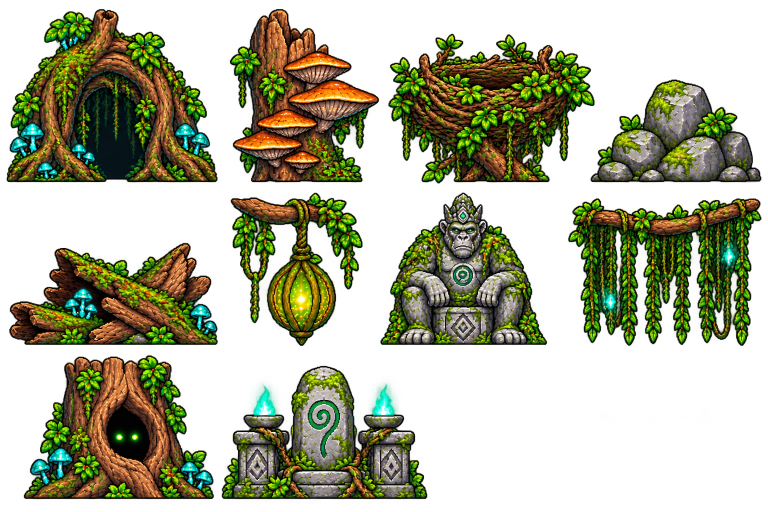
#> input picture assets/decors/déco item/grand_arbre/grand_arbre_planche.png, 1536 x 1024 px (shown at 1/2 size)
$ python audit_lot_2026_10_22.py
#> lines starting #> are read from the running program, lines starting #| are printed output that depends on the picture; after the words box and inside, x2 and y2 are one past the last pixel; in counts of white or black regions, pixels touching at a corner belong together
### tools/import_codex_assets.py
#!/usr/bin/env python3
"""Importe les images générées par Codex (cf. CODEX_SPRITES_A_GENERER.md).

Source de vérité : src/data/asset_manifest.js (PARSÉ par ce script, rien à
garder en double ici). Trois tables y sont lues :

  * ASSET_MANIFEST   -- feuilles animées (persos, ennemis, VFX). Chaque entrée
    liste ses images source dans `sheets` (une image peut ne contenir qu'une
    partie des rangées : `rows` = indices GLOBAUX de rangée). Les frames sont
    écrites en `${dir}/${prefix}_row${row}_${i}.png`, même format que
    tools/split_spritesheet.py : canvas uniforme pour TOUTE l'entrée (toutes
    images confondues), aligné bas-centre (`align: "bottom"`), centré
    (`"center"`), à gauche/centre vertical (`"left"`) ou bas-gauche
    (`"left-bottom"`). `canvas: [w, h]` impose la taille finale (réduction
    uniforme). `frames: [...]` dans un sheet = nb de frames par rangée image ;
    un indice de rangée répété dans `rows` concatène plusieurs rangées image
    dans une même anim.
      - cut "blob" (persos) : rangées détectées par les bandes transparentes,
        frames par composantes connexes (comme split_spritesheet.py), avec
        en plus le rattachement des petits morceaux détachés (mèche, goutte)
        à la frame la plus proche.
      - cut "grid" (VFX) : grille régulière (largeur / nb de frames de la
        rangée, hauteur / nb de rangées de l'image) -- les particules
        détachées restent dans leur cellule.
  * ITEM_MANIFEST    -- images uniques : fichier source dans `src.file` ou
    cellule `src.cell` d'une planche `src.planche` découpée en grille
    `src.grid` = [colonnes, rangées] (ou par colonnes transparentes si
    `src.cut == "columns"`, pour le totem). Normalisation `norm` :
      fit N      -> rognage alpha puis réduction pour que le plus grand côté = N
      height N   -> rognage alpha puis hauteur = N (trim_x : rognage horizontal seul)
      square N   -> rognage alpha, padding carré, redimension NxN
      cover WxH  -> image opaque recadrée/redimensionnée pour couvrir WxH (fonds)
      trim       -> rognage alpha seul
  * TILESET_MANIFEST -- 3 images (sol 4x4, plateformes 1x3, spéciaux 1x3)
    découpées vers les 21 noms de assets/decors/autotile_frames/ (disposition
    'blob' de LevelKit.js) : contour retiré sur les côtés intérieurs (pas de
    couture), cases du dessus à leur proportion naturelle, mousse calée sur
    la ligne de marche (cf. make_tile).

Fonds non transparents : si les 4 coins de l'image sont opaques et qu'elle
n'est pas censée l'être (fonds `cover` exclus), le fond est retiré : noir via
tools/dechroma.py, autre couleur unie (blanc, gris, damier clair) par un
remplissage depuis les bords à tolérance de couleur.

Un asset n'est (re)traité que si sa source existe ET qu'une de ses sorties
manque (ou avec --force). Rien n'est jamais supprimé hors des fichiers que
ce script écrit lui-même.

Usage :
    python tools/import_codex_assets.py [--force] [--only ID [ID ...]] [--dry-run]

Requiert numpy, Pillow, scipy (comme les autres outils du dossier).
"""
import argparse
import json
import re
import sys
from pathlib import Path

import numpy as np
from PIL import Image
from scipy import ndimage

TOOLS = Path(__file__).resolve().parent
ROOT = TOOLS.parent
sys.path.insert(0, str(TOOLS))
from dechroma import remove_black_background  # noqa: E402
from split_spritesheet import find_segments  # noqa: E402

MANIFEST = ROOT / 'src' / 'data' / 'asset_manifest.js'
ALPHA_T = 10       # comme split_spritesheet.py
MIN_AREA = 25      # composantes plus petites = bruit
PAD = 4
TILE = 256
# Chaque case Codex est dessinée comme un carré arrondi à contour sombre : sur
# un côté qui touche une autre case en jeu, ce contour faisait une couture
# tous les 64 px. On le retire (TILE_INSET px source, contour + arrondi des
# coins) sur les côtés NON exposés de chaque case (cf. TILE_EXPOSED : t/b/l/r).
TILE_INSET = 12
TILE_EXPOSED = {
    'dirt_tl': 'tl', 'dirt_t': 't', 'dirt_tr': 'tr',
    'dirt_l': 'l', 'dirt_r': 'r',
    'dirt_bl': 'bl', 'dirt_b': 'b', 'dirt_br': 'br',
    # plateformes : 0 = milieu (voisins des 2 côtés), 2 = bout GAUCHE (miroir
    # pour le bout droit), 1 = isolée (cf. renderAutotileGrid)
    'dirt_platform0': 'tb', 'dirt_platform1': 'tblr', 'dirt_platform2': 'tbl',
    'dirt_column': 'lr',
}  # absent = case intérieure (centre, variantes, coins intérieurs)
# Ligne de marche : le jeu remonte les images 'blob' pour que le 1er quart de
# la case (48 px d'affichage au-dessus du bas de l'image, cf.
# AUTOTILE_BLOB_ART_STAND_SINK dans LevelKit.js) tombe sur la ligne où l'on
# marche. Le haut de la mousse (1re rangée opaque à plus de 50 %) des cases du
# dessus est calé 4 px d'affichage plus haut (pieds un peu dans la mousse) :
# 52 px d'affichage = 208 px de case (TILE = 4 x 64).
SURFACE_TARGET = 208
TILE_GRID = {
    (0, 0): 'dirt_tl', (0, 1): 'dirt_t', (0, 2): 'dirt_tr', (0, 3): 'dirt_c_var0',
    (1, 0): 'dirt_l', (1, 1): 'dirt_c', (1, 2): 'dirt_r', (1, 3): 'dirt_c_var1',
    (2, 0): 'dirt_bl', (2, 1): 'dirt_b', (2, 2): 'dirt_br', (2, 3): 'dirt_c_var2',
    (3, 0): 'dirt_c_var3', (3, 1): 'dirt_c_var4', (3, 2): 'dirt_c_var5',
}
# dirt_angle (coin intérieur du HAUT, au pied d'une marche) : sa mousse prolonge
# le sol voisin, elle est donc calée comme celle des cases du dessus (cf.
# compose_inner_corner).
TOP_TILES = {'dirt_tl', 'dirt_t', 'dirt_tr', 'dirt_platform0', 'dirt_platform1', 'dirt_platform2', 'dirt_angle'}
PLATFORM_NAMES = ['dirt_platform0', 'dirt_platform1', 'dirt_platform2']
SPECIAL_NAMES = ['dirt_angle', 'coin', 'dirt_column']

WARNINGS = []


def warn(msg):
    WARNINGS.append(msg)
    print('  AVERTISSEMENT:', msg)


# --------------------------------------------------------------------------- manifest parsing
# [64 lines left out: functions _extract_object, _js_to_json, load_manifest, remove_flat_background, not called in this run]


def load_rgba(path, keep_opaque=False):
#> called with keep_opaque = False
    im = Image.open(path).convert('RGBA')
#> im is the input picture: PIL image 1536x1024 RGBA; mean R, G, B, A 59.4, 67.2, 22.9, 112.1
    arr = np.array(im)
    if keep_opaque:
        return arr
    a = arr[:, :, 3]
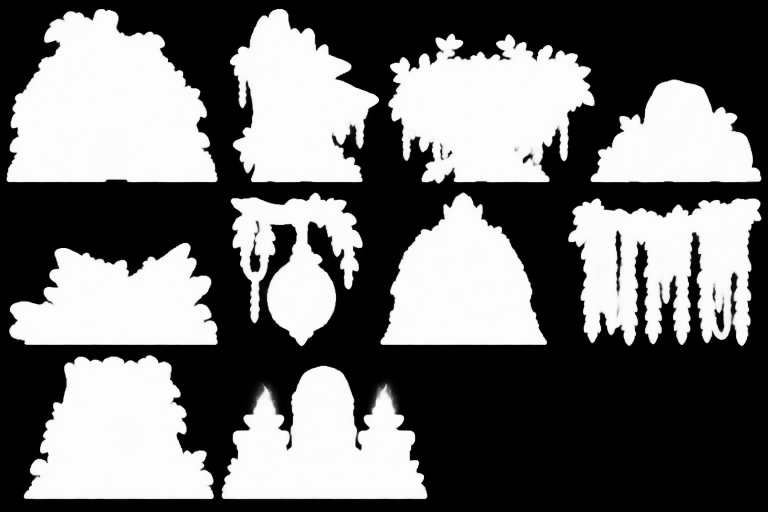
#> a: shape (1024, 1536) (shown at 1/2 size); min 0, max 254, mean 112.1
    corners = [a[0, 0], a[0, -1], a[-1, 0], a[-1, -1]]
#> corners = [0, 0, 0, 0]
    if min(corners) < 250:
        return arr
    rgb = arr[:, :, :3]
    corner_rgb = np.array([rgb[0, 0], rgb[0, -1], rgb[-1, 0], rgb[-1, -1]]).astype(int)
    if corner_rgb.sum(axis=1).max() <= 60:
        print(f'  fond noir détecté -> dechroma ({path.name})')
        return remove_black_background(path)
    print(f'  fond opaque uni détecté -> retrait par couleur ({path.name})')
    out = remove_flat_background(rgb)
    if (out[:, :, 3] == 0).mean() < 0.2:
        warn(f'{path.name} : fond non transparent mal retiré (<20% transparent), régénérer avec fond transparent')
    return out


# [240 lines left out: functions alpha_bbox, trim, save, rel, merge_row_segments, blob_rows and 5 more, not called in this run]


# --------------------------------------------------------------------------- items
_planche_cache = {}


# [193 lines left out: functions planche_cells, normalize, import_item, grid_cells_by_alpha, body_x_range, make_tile and 2 more, not called in this run]


# --------------------------------------------------------------------------- asset_present.js
PRESENT_JS = ROOT / 'src' / 'data' / 'asset_present.js'
# Les 21 cases d'un jeu de tuiles telles que BootScene.autotileFiles() les charge.
AUTOTILE_FILES = ([f'dirt_{p}' for p in ('tl', 't', 'tr', 'l', 'c', 'r', 'bl', 'b', 'br')]
                  + [f'dirt_platform{i}' for i in range(3)] + [f'dirt_c_var{i}' for i in range(6)]
                  + ['dirt_angle', 'coin', 'dirt_column'])


# [76 lines left out: functions write_asset_present, main, not called in this run]


# [2 lines that do not run on import are left out]

### docs/production/audit_lot_2026_10_22.py
"""Contrôles en lecture seule ; seules les images de vérification sont composées."""
import json
from pathlib import Path
import sys

import numpy as np
from PIL import Image, ImageDraw

ROOT = Path(__file__).resolve().parents[2]
OUT = Path(__file__).resolve().parent / 'controles' / 'lot_2026-10-22'
OUT.mkdir(parents=True, exist_ok=True)
sys.path.insert(0, str(ROOT / 'tools'))
import import_codex_assets as importer

results = {'fonds': {}, 'decors': {}}
for source in sorted((ROOT / 'assets/_codex_src').glob('fond_*.png')):
    for stage, path in [('source', source), ('importe', ROOT / 'assets/decors/fonds' / source.name)]:
        if not path.exists():
            continue
        im = Image.open(path).convert('RGB')
        a = np.asarray(im, dtype=float)
        seam = float(np.abs(a[:, 0] - a[:, -1]).mean())
        adjacent = float(np.abs(a[:, 1:] - a[:, :-1]).mean())
        repeated = Image.new('RGB', (im.width * 2, im.height))
        repeated.paste(im, (0, 0))
        repeated.paste(im, (im.width, 0))
        repeated.thumbnail((2400, 900))
        name = source.stem + '_' + stage + '_raccord.jpg'
        repeated.save(OUT / name, quality=95)
        results['fonds'][source.stem + '_' + stage] = {
            'dimensions': im.size, 'ecart_moyen_bords_rgb_255': round(seam, 3),
            'ecart_moyen_colonnes_voisines': round(adjacent, 3),
            'apercu': name,
            'note': 'La mesure signale les ruptures ; validation visuelle requise.',
        }

for section in ['grand_arbre', 'grand_arbre_tronc', 'foret_sombre', 'foret_flottante', 'foret_corrompue', 'hutte_morgat']:
    path = ROOT / 'assets/decors/déco item' / section / (section + '_planche.png')
    if not path.exists():
        continue
    a = importer.load_rgba(path)
    cols, rows = (5, 2) if section == 'grand_arbre_tronc' else (4, 3)
    h, w = a.shape[:2]
#> h = 1024; w = 1536
    cells = []
    for row in range(rows):
        for col in range(cols):
            y0, y1 = h * row // rows, h * (row + 1) // rows
            x0, x1 = w * col // cols, w * (col + 1) // cols
            mask = a[y0:y1, x0:x1, 3] > importer.ALPHA_T
            ys, xs = np.where(mask)
            cells.append({'row': row, 'col': col, 'vide': not bool(len(ys)),
                          'base_y': int(y0 + ys.max()) if len(ys) else None,
                          'ecart_bas_case': int(y1 - 1 - ys.max() - y0) if len(ys) else None})
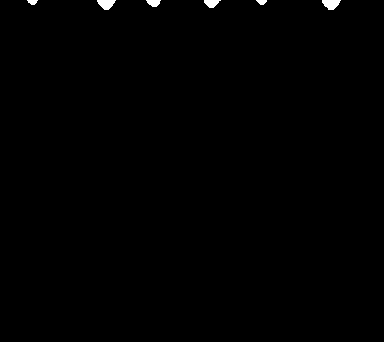
#> mask: shape (342, 384) bool; 0.39% white; 6 white regions, box (x1, y1, x2, y2) and area: (322, 0, 341, 10) 134, (97, 0, 116, 10) 129, (204, 0, 221, 8) 92, (146, 0, 161, 7) 75, (27, 0, 38, 5) 39, (256, 0, 267, 5) 39
#> after the loop, cells = 12 items
    results['decors'][section] = {'dimensions': [w, h], 'grid': [cols, rows], 'cases': cells,
                                'note': 'Planche conservée entière, aucune découpe.'}
#> pass 2 of the loop `for section in ['grand_arbre', 'grand_arbre_tronc', 'foret_sombre', 'f..`:
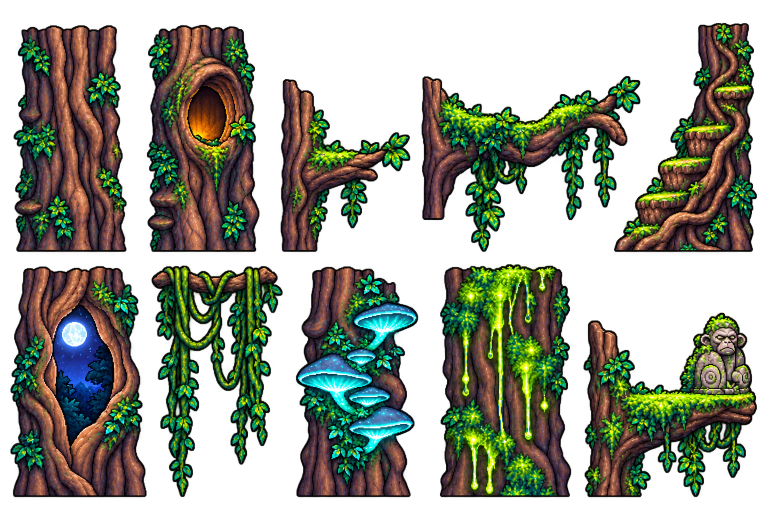
#> input picture assets/decors/déco item/grand_arbre_tronc/grand_arbre_tronc_planche.png, 1536 x 1024 px (shown at 1/2 size)
#> in load_rgba, im is the input picture: PIL image 1536x1024 RGBA; mean R, G, B, A 52, 60.6, 39.5, 131.5
#> after the loop `for row in range(rows):`:
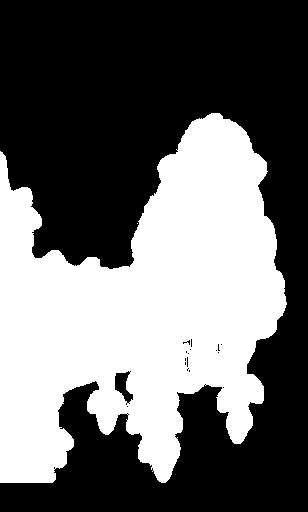
#> mask: shape (512, 308) bool; 41.3% white; 2 white regions (1 under 20 px), largest, box (x1, y1, x2, y2) and area: (0, 113, 287, 483) 65107
#> after the loop `for row in range(rows):`: cells = 10 items
#> pass 3 of the loop `for section in ['grand_arbre', 'grand_arbre_tronc', 'foret_sombre', 'f..`:
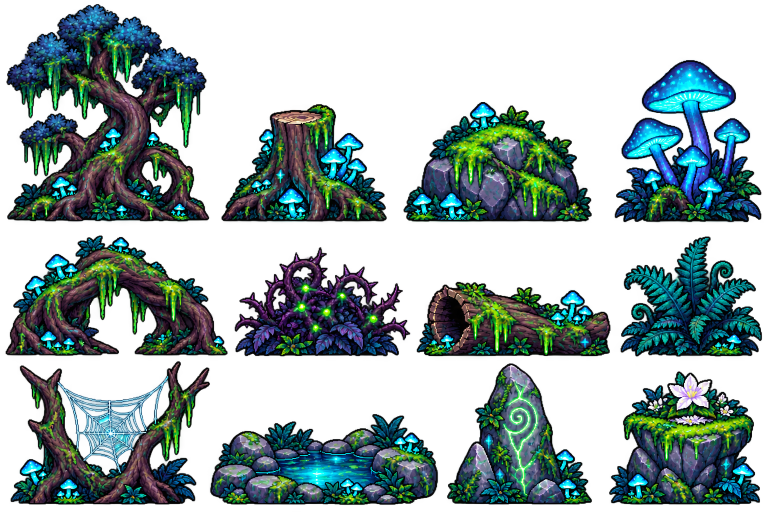
#> input picture assets/decors/déco item/foret_sombre/foret_sombre_planche.png, 1536 x 1024 px (shown at 1/2 size)
#> in load_rgba, im is the input picture: PIL image 1536x1024 RGBA; mean R, G, B, A 27.3, 56.1, 57.1, 114.4
#> in load_rgba (call 3), `a = arr[:, :, 3]`:
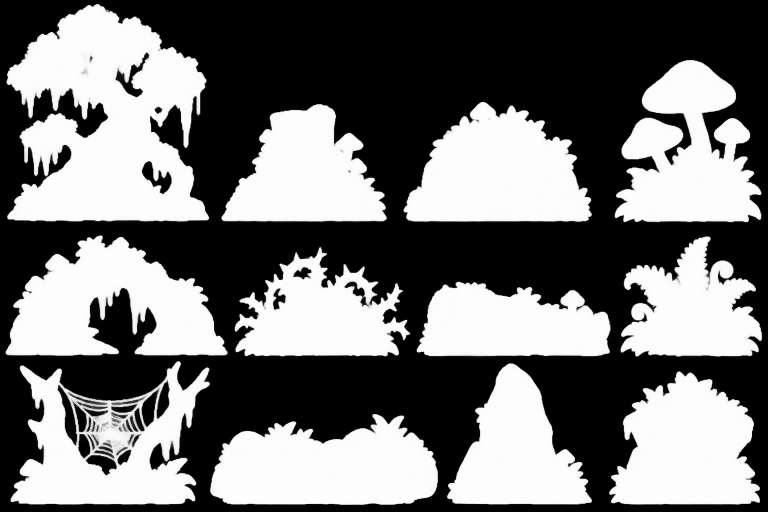
#> a: shape (1024, 1536) (shown at 1/2 size); min 0, max 254, mean 114.4
#> after the loop `for row in range(rows):`:
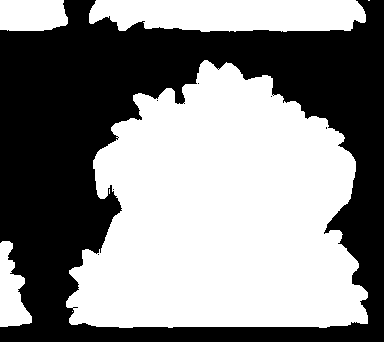
#> mask: shape (342, 384) bool; 53.6% white; 7 black regions (6 under 20 px), largest, box (x1, y1, x2, y2) and area: (0, 0, 384, 342) 60977
#> after the loop `for row in range(rows):`: cells = 12 items
#> the loop made 6 passes; the first 3 are shown

groups = [
    ('fonds', sorted(OUT.glob('*_importe_raccord.jpg')), 1, (1600, 320)),
    ('decors', sorted((ROOT / 'assets/decors').glob('*/*/*_planche.png')), 2, (768, 540)),
    ('interface', sorted((ROOT / 'assets/_codex_src').glob('portrait_*.png')) + sorted((ROOT / 'assets/_codex_src').glob('*icone*.png')), 4, (380, 410)),
    ('vfx', sorted((ROOT / 'assets/vfx').glob('vfx_*.png')), 2, (768, 540)),
    ('tuiles', sorted((ROOT / 'assets/_codex_src').glob('tuiles_*.png')), 3, (512, 360)),
]
for group, paths, cols, cell in groups:
    if not paths:
        continue
    sheet = Image.new('RGB', (cols * cell[0], ((len(paths) + cols - 1) // cols) * cell[1]), (44, 47, 55))
    draw = ImageDraw.Draw(sheet)
    for i, path in enumerate(paths):
        im = Image.open(path).convert('RGBA')
        im.thumbnail((cell[0] - 10, cell[1] - 25))
        x, y = (i % cols) * cell[0], (i // cols) * cell[1]
        sheet.paste(im, (x + (cell[0] - im.width) // 2, y + 22), im)
        draw.text((x + 5, y + 4), path.stem, fill='white')
    sheet.save(OUT / (group + '_contact.jpg'), quality=95)
#> pass 2 of the loop `for group, paths, cols, cell in groups:`:
#> im: PIL image 758x505 RGBA
#> x = 0
#> `sheet.save(OUT / (group + '_contact.jpg'), quality=95)`:
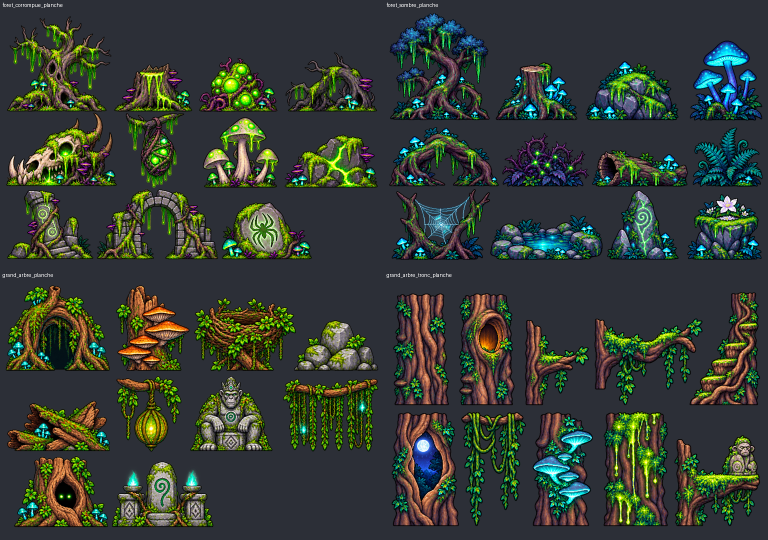
#> saved as decors_contact.jpg: PIL image 1536x1080 RGB (shown at 1/2 size); mean R, G, B 53.8, 61.8, 53.6
#> pass 3 of the loop `for group, paths, cols, cell in groups:`:
#> the loop made 5 passes; the first 3 are shown

(OUT / 'audit.json').write_text(json.dumps(results, ensure_ascii=False, indent=2), encoding='utf-8')
print(json.dumps(results, ensure_ascii=True, indent=2))
#> (printed output is left out)
